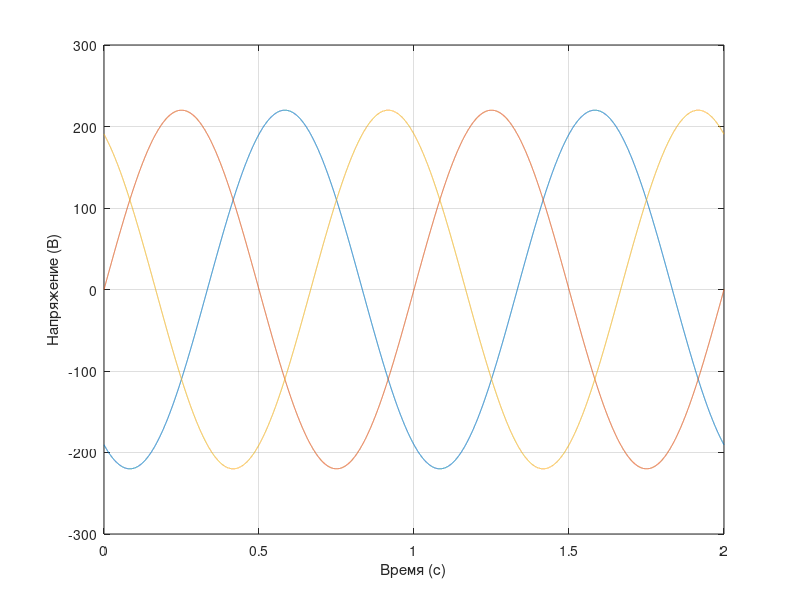

This figure's MATLAB source:
clc; clear all; close all;

T = 2; h = 0.0001; N = T / h; 

Um = 220; % Амплитуда напряжения
f = 1; % Частота (Гц)
omega = 2 * pi * f; % Угловая частота (рад/с)
phase1 = -2*pi/3;  phase2 = 0;  phase3 = 2*pi/3; % Начальная фаза (рад)

% Инициализация массивов
u1 = zeros(1, N+1); u2 = zeros(1, N+1); u3 = zeros(1, N+1);
t = zeros(1, N+1);

% Начальные условия
u1(1) = Um * sin(phase1); u2(1) = Um * sin(phase2); u3(1) = Um * sin(phase3);
t(1) = 0;

for i = 1:N
    t(i+1) = t(i) + h;
    u1(i+1) = Um * sin(omega * t(i+1) + phase1);
    u2(i+1) = Um * sin(omega * t(i+1) + phase2);
    u3(i+1) = Um * sin(omega * t(i+1) + phase3);
end

plot(t, u1, t, u2, t, u3);
xlabel('Время (с)'); ylabel('Напряжение (В)');
grid on;